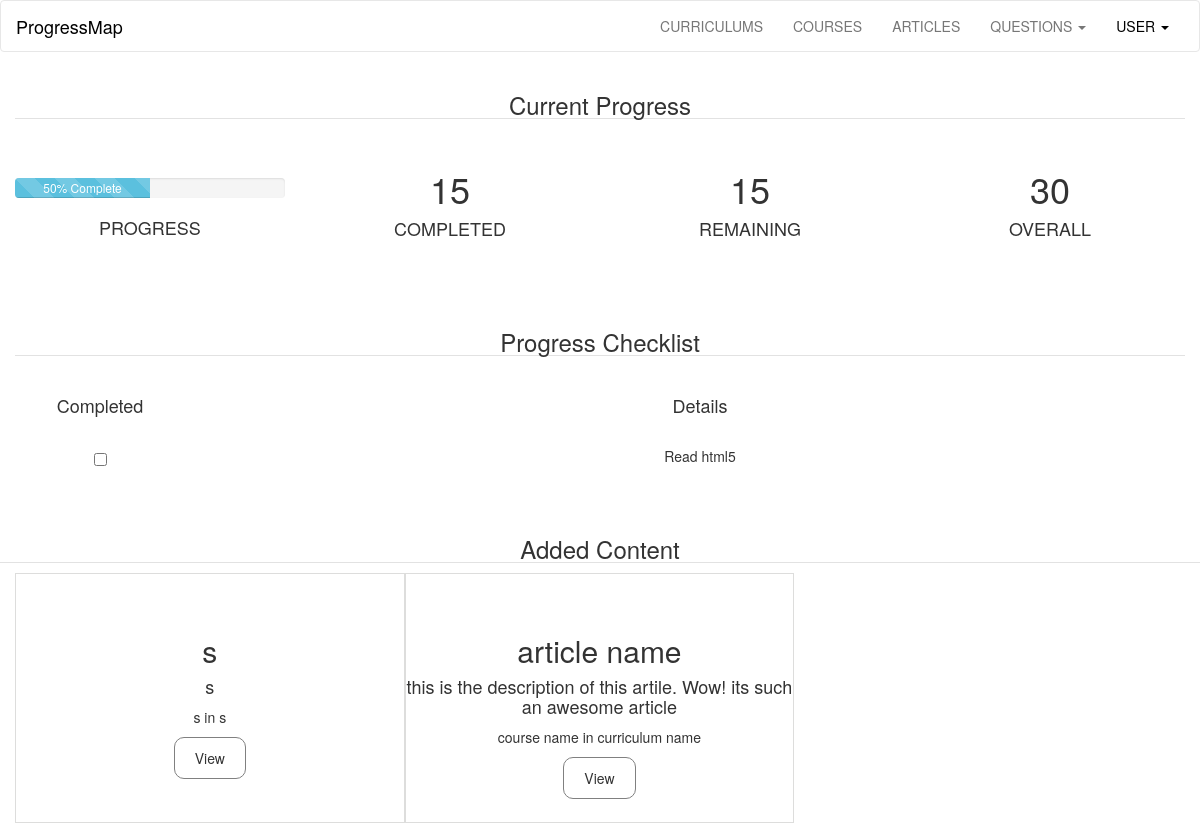
Page /user/david on the earlier database version.
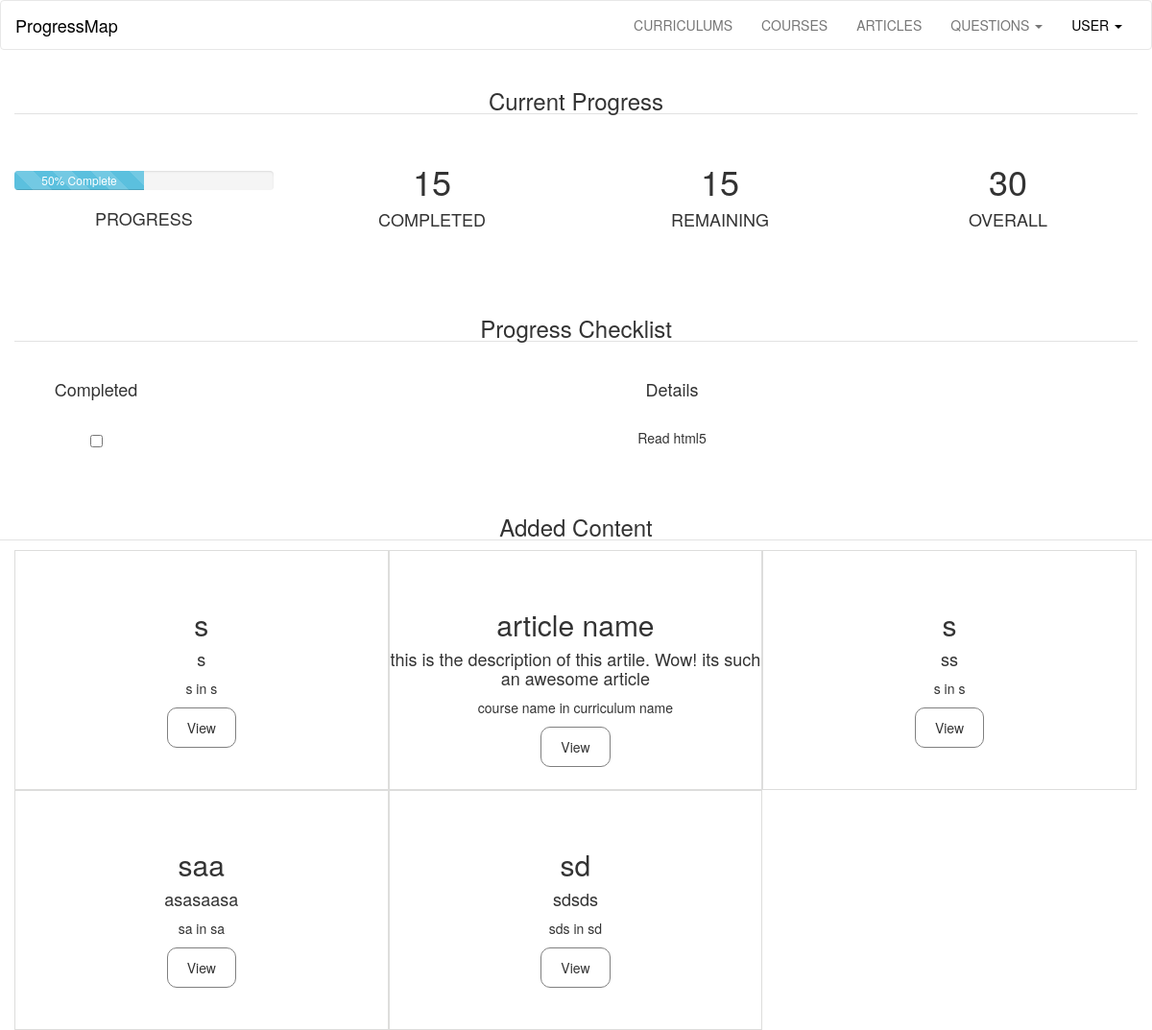
Same page on the later database version.
### progressMap/models.py (models this page shows, shortened)
class Articles(db.Model):
	id  = db.Column(db.Integer, primary_key = True)
	title = db.Column(db.String(300), nullable=False)
	course = db.Column(db.Text, nullable=False)
	curriculum = db.Column(db.Text, nullable=False)
	description = db.Column(db.Text, nullable=False)
	user_id = db.Column(db.Integer, db.ForeignKey('user.id'), nullable=False)

### progressMap/user/views.py (the view)
@user.route('/<username>')
def userPage(username):
	user = models.User.query.filter_by(username=username).first_or_404()
	return render_template('user.html', user = user)

### progressMap/templates/user.html (shortened to what this page needs)
{% extends 'base.html' %}
{% block user_link %}
<li class="dropdown">
<a class="dropdown-toggle active" data-toggle="dropdown" href="#">USER
<span class="caret"></span></a>
</li>
{% endblock %}
{% block currentProgress %}
<section class="container-fluid text-center">
<h3 class="b-down">Current Progress</h2>
<br />
<section class="row">
<article class="col-sm-3">
<div class="progress" style="margin-top: 29px;">
  <div class="progress-bar progress-bar-info progress-bar-striped" role="progressbar"
  aria-valuenow="50" aria-valuemin="0" aria-valuemax="100" style="width: 50%;">
    50% Complete
  </div>
</div>
<h4>PROGRESS</h4>
	<br />
</article>
<article class="col-sm-3">
<h1>15</h1>
<h4>COMPLETED</h4>
	<br />
</article>
<article class="col-sm-3">
<h1>15</h1>
<h4>REMAINING</h4>
	<br />
</article>
<article class="col-sm-3">
<h1>30</h1>
<h4>OVERALL</h4>
	<br />
</article>
</section>
</section>
<br /><br />
{% endblock %}
{% block overallProgress %}
<section class="container-fluid text-center">
<h3 class="b-down">Progress Checklist</h3>
	<br />
<section class="row">
	<article class="col-xs-2">
		<h4>Completed</h4>
	</article>
	<article class="col-xs-10">
		<h4>Details</h4>
	</article>
</section>
	<br />
<section class="row">
	<article class="col-xs-2">
		<div class="input-group" style="margin: auto;">
        <input type="checkbox" style="margin-top: 7px;">
    </div>
	</article>
	<article class="col-xs-10">
		<p>Read html5</p>
	</article>
</section>
</section>
<br /><br />
{% endblock %}
{% block content %}
<h3 class="b-down text-center">Added Content</h3>
<section class="container-fluid content">
	{% for content in user.articles%}
	<section class="text-center tile">
		<article class="{{content.title}}">
			<br /><br /><br />
			<h2 style="margin-top: 0px;">{{content.title}}</h2>
			<h4 class="desc">
				{{content.description}}
			</h4>
			<p class="date">{{content.course}} in {{content.curriculum}}</p>
			<button class="button">View</button>
		</article>
	</section>
	{% else %}
	<h4 class="text-center">No content has been added yet.</h4>
	{% endfor %}
</section>
{% endblock %}

Differences in the rows shown:
added Articles: title "s", description "ss", course "s", curriculum "s"
added Articles: title "saa", description "asasaasa", course "sa", curriculum "sa"
added Articles: title "sd", description "sdsds", course "sds", curriculum "sd"
